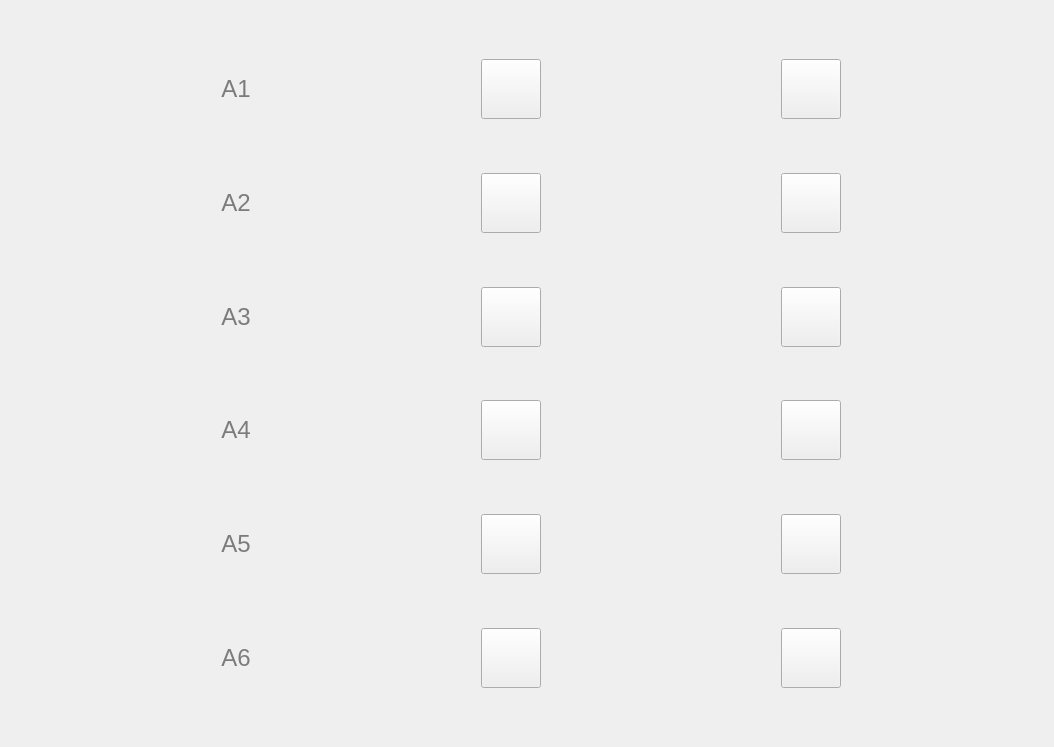
<?xml version="1.0" encoding="UTF-8"?>
<ui version="4.0">
 <class>widget_ui</class>
 <widget class="QWidget" name="widget_ui">
  <property name="geometry">
   <rect>
    <x>0</x>
    <y>0</y>
    <width>1054</width>
    <height>747</height>
   </rect>
  </property>
  <layout class="QGridLayout" name="gridLayout">
   <property name="horizontalSpacing">
    <number>6</number>
   </property>
   <item row="0" column="0">
    <layout class="QGridLayout" name="gridLayout_5">
     <property name="horizontalSpacing">
      <number>20</number>
     </property>
     <property name="verticalSpacing">
      <number>6</number>
     </property>
     <item row="5" column="4">
      <widget class="QPushButton" name="joint_a3_right_button">
       <property name="sizePolicy">
        <sizepolicy hsizetype="Minimum" vsizetype="Fixed">
         <horstretch>0</horstretch>
         <verstretch>0</verstretch>
        </sizepolicy>
       </property>
       <property name="minimumSize">
        <size>
         <width>60</width>
         <height>60</height>
        </size>
       </property>
       <property name="maximumSize">
        <size>
         <width>60</width>
         <height>60</height>
        </size>
       </property>
       <property name="text">
        <string/>
       </property>
      </widget>
     </item>
     <item row="7" column="4">
      <widget class="QPushButton" name="joint_a4_right_button">
       <property name="sizePolicy">
        <sizepolicy hsizetype="Minimum" vsizetype="Fixed">
         <horstretch>0</horstretch>
         <verstretch>0</verstretch>
        </sizepolicy>
       </property>
       <property name="minimumSize">
        <size>
         <width>60</width>
         <height>60</height>
        </size>
       </property>
       <property name="maximumSize">
        <size>
         <width>60</width>
         <height>60</height>
        </size>
       </property>
       <property name="text">
        <string/>
       </property>
      </widget>
     </item>
     <item row="9" column="4">
      <widget class="QPushButton" name="joint_a5_right_button">
       <property name="sizePolicy">
        <sizepolicy hsizetype="Minimum" vsizetype="Fixed">
         <horstretch>0</horstretch>
         <verstretch>0</verstretch>
        </sizepolicy>
       </property>
       <property name="minimumSize">
        <size>
         <width>60</width>
         <height>60</height>
        </size>
       </property>
       <property name="maximumSize">
        <size>
         <width>60</width>
         <height>60</height>
        </size>
       </property>
       <property name="text">
        <string/>
       </property>
      </widget>
     </item>
     <item row="11" column="4">
      <widget class="QPushButton" name="joint_a6_right_button">
       <property name="sizePolicy">
        <sizepolicy hsizetype="Minimum" vsizetype="Fixed">
         <horstretch>0</horstretch>
         <verstretch>0</verstretch>
        </sizepolicy>
       </property>
       <property name="minimumSize">
        <size>
         <width>60</width>
         <height>60</height>
        </size>
       </property>
       <property name="maximumSize">
        <size>
         <width>60</width>
         <height>60</height>
        </size>
       </property>
       <property name="text">
        <string/>
       </property>
      </widget>
     </item>
     <item row="3" column="4">
      <widget class="QPushButton" name="joint_a2_right_button">
       <property name="sizePolicy">
        <sizepolicy hsizetype="Minimum" vsizetype="Fixed">
         <horstretch>0</horstretch>
         <verstretch>0</verstretch>
        </sizepolicy>
       </property>
       <property name="minimumSize">
        <size>
         <width>60</width>
         <height>60</height>
        </size>
       </property>
       <property name="maximumSize">
        <size>
         <width>60</width>
         <height>60</height>
        </size>
       </property>
       <property name="text">
        <string/>
       </property>
      </widget>
     </item>
     <item row="4" column="2">
      <spacer name="verticalSpacer_2">
       <property name="orientation">
        <enum>Qt::Vertical</enum>
       </property>
       <property name="sizeHint" stdset="0">
        <size>
         <width>20</width>
         <height>40</height>
        </size>
       </property>
      </spacer>
     </item>
     <item row="1" column="4">
      <widget class="QPushButton" name="joint_a1_right_button">
       <property name="sizePolicy">
        <sizepolicy hsizetype="Minimum" vsizetype="Fixed">
         <horstretch>0</horstretch>
         <verstretch>0</verstretch>
        </sizepolicy>
       </property>
       <property name="minimumSize">
        <size>
         <width>60</width>
         <height>60</height>
        </size>
       </property>
       <property name="maximumSize">
        <size>
         <width>60</width>
         <height>60</height>
        </size>
       </property>
       <property name="text">
        <string/>
       </property>
      </widget>
     </item>
     <item row="3" column="2">
      <layout class="QHBoxLayout" name="joint_a2_layout"/>
     </item>
     <item row="12" column="2">
      <spacer name="verticalSpacer_8">
       <property name="orientation">
        <enum>Qt::Vertical</enum>
       </property>
       <property name="sizeHint" stdset="0">
        <size>
         <width>20</width>
         <height>40</height>
        </size>
       </property>
      </spacer>
     </item>
     <item row="1" column="2">
      <layout class="QHBoxLayout" name="joint_a1_layout"/>
     </item>
     <item row="5" column="2">
      <layout class="QHBoxLayout" name="joint_a3_layout"/>
     </item>
     <item row="7" column="2">
      <layout class="QHBoxLayout" name="joint_a4_layout"/>
     </item>
     <item row="9" column="2">
      <layout class="QHBoxLayout" name="joint_a5_layout"/>
     </item>
     <item row="11" column="2">
      <layout class="QHBoxLayout" name="joint_a6_layout"/>
     </item>
     <item row="1" column="0">
      <widget class="QLabel" name="label">
       <property name="maximumSize">
        <size>
         <width>50</width>
         <height>16777215</height>
        </size>
       </property>
       <property name="styleSheet">
        <string notr="true">font-size: 18pt; 
font-weight:40; 
color: #7c7c7c;</string>
       </property>
       <property name="text">
        <string>A1</string>
       </property>
       <property name="alignment">
        <set>Qt::AlignCenter</set>
       </property>
      </widget>
     </item>
     <item row="3" column="0">
      <widget class="QLabel" name="label_2">
       <property name="maximumSize">
        <size>
         <width>50</width>
         <height>16777215</height>
        </size>
       </property>
       <property name="styleSheet">
        <string notr="true">font-size: 18pt; 
font-weight:40; 
color: #7c7c7c;</string>
       </property>
       <property name="text">
        <string>A2</string>
       </property>
       <property name="alignment">
        <set>Qt::AlignCenter</set>
       </property>
      </widget>
     </item>
     <item row="5" column="0">
      <widget class="QLabel" name="label_3">
       <property name="maximumSize">
        <size>
         <width>50</width>
         <height>16777215</height>
        </size>
       </property>
       <property name="styleSheet">
        <string notr="true">font-size: 18pt; 
font-weight:40; 
color: #7c7c7c;</string>
       </property>
       <property name="text">
        <string>A3</string>
       </property>
       <property name="alignment">
        <set>Qt::AlignCenter</set>
       </property>
      </widget>
     </item>
     <item row="7" column="0">
      <widget class="QLabel" name="label_4">
       <property name="maximumSize">
        <size>
         <width>50</width>
         <height>16777215</height>
        </size>
       </property>
       <property name="styleSheet">
        <string notr="true">font-size: 18pt; 
font-weight:40; 
color: #7c7c7c;</string>
       </property>
       <property name="text">
        <string>A4</string>
       </property>
       <property name="alignment">
        <set>Qt::AlignCenter</set>
       </property>
      </widget>
     </item>
     <item row="9" column="0">
      <widget class="QLabel" name="label_5">
       <property name="maximumSize">
        <size>
         <width>50</width>
         <height>16777215</height>
        </size>
       </property>
       <property name="styleSheet">
        <string notr="true">font-size: 18pt; 
font-weight:40; 
color: #7c7c7c;</string>
       </property>
       <property name="text">
        <string>A5</string>
       </property>
       <property name="alignment">
        <set>Qt::AlignCenter</set>
       </property>
      </widget>
     </item>
     <item row="11" column="0">
      <widget class="QLabel" name="label_6">
       <property name="maximumSize">
        <size>
         <width>50</width>
         <height>16777215</height>
        </size>
       </property>
       <property name="styleSheet">
        <string notr="true">font-size: 18pt; 
font-weight:40; 
color: #7c7c7c;</string>
       </property>
       <property name="text">
        <string>A6</string>
       </property>
       <property name="alignment">
        <set>Qt::AlignCenter</set>
       </property>
      </widget>
     </item>
     <item row="6" column="2">
      <spacer name="verticalSpacer_3">
       <property name="orientation">
        <enum>Qt::Vertical</enum>
       </property>
       <property name="sizeHint" stdset="0">
        <size>
         <width>20</width>
         <height>40</height>
        </size>
       </property>
      </spacer>
     </item>
     <item row="10" column="2">
      <spacer name="verticalSpacer_5">
       <property name="orientation">
        <enum>Qt::Vertical</enum>
       </property>
       <property name="sizeHint" stdset="0">
        <size>
         <width>20</width>
         <height>40</height>
        </size>
       </property>
      </spacer>
     </item>
     <item row="8" column="2">
      <spacer name="verticalSpacer_4">
       <property name="orientation">
        <enum>Qt::Vertical</enum>
       </property>
       <property name="sizeHint" stdset="0">
        <size>
         <width>20</width>
         <height>40</height>
        </size>
       </property>
      </spacer>
     </item>
     <item row="0" column="2">
      <spacer name="verticalSpacer_7">
       <property name="orientation">
        <enum>Qt::Vertical</enum>
       </property>
       <property name="sizeHint" stdset="0">
        <size>
         <width>20</width>
         <height>40</height>
        </size>
       </property>
      </spacer>
     </item>
     <item row="2" column="2">
      <spacer name="verticalSpacer">
       <property name="orientation">
        <enum>Qt::Vertical</enum>
       </property>
       <property name="sizeHint" stdset="0">
        <size>
         <width>20</width>
         <height>40</height>
        </size>
       </property>
      </spacer>
     </item>
     <item row="11" column="1">
      <widget class="QPushButton" name="joint_a6_left_button">
       <property name="sizePolicy">
        <sizepolicy hsizetype="Minimum" vsizetype="Fixed">
         <horstretch>0</horstretch>
         <verstretch>0</verstretch>
        </sizepolicy>
       </property>
       <property name="minimumSize">
        <size>
         <width>60</width>
         <height>60</height>
        </size>
       </property>
       <property name="maximumSize">
        <size>
         <width>60</width>
         <height>60</height>
        </size>
       </property>
       <property name="text">
        <string/>
       </property>
      </widget>
     </item>
     <item row="9" column="1">
      <widget class="QPushButton" name="joint_a5_left_button">
       <property name="sizePolicy">
        <sizepolicy hsizetype="Minimum" vsizetype="Fixed">
         <horstretch>0</horstretch>
         <verstretch>0</verstretch>
        </sizepolicy>
       </property>
       <property name="minimumSize">
        <size>
         <width>60</width>
         <height>60</height>
        </size>
       </property>
       <property name="maximumSize">
        <size>
         <width>60</width>
         <height>60</height>
        </size>
       </property>
       <property name="text">
        <string/>
       </property>
      </widget>
     </item>
     <item row="7" column="1">
      <widget class="QPushButton" name="joint_a4_left_button">
       <property name="sizePolicy">
        <sizepolicy hsizetype="Minimum" vsizetype="Fixed">
         <horstretch>0</horstretch>
         <verstretch>0</verstretch>
        </sizepolicy>
       </property>
       <property name="minimumSize">
        <size>
         <width>60</width>
         <height>60</height>
        </size>
       </property>
       <property name="maximumSize">
        <size>
         <width>60</width>
         <height>60</height>
        </size>
       </property>
       <property name="text">
        <string/>
       </property>
      </widget>
     </item>
     <item row="5" column="1">
      <widget class="QPushButton" name="joint_a3_left_button">
       <property name="sizePolicy">
        <sizepolicy hsizetype="Minimum" vsizetype="Fixed">
         <horstretch>0</horstretch>
         <verstretch>0</verstretch>
        </sizepolicy>
       </property>
       <property name="minimumSize">
        <size>
         <width>60</width>
         <height>60</height>
        </size>
       </property>
       <property name="maximumSize">
        <size>
         <width>60</width>
         <height>60</height>
        </size>
       </property>
       <property name="text">
        <string/>
       </property>
      </widget>
     </item>
     <item row="3" column="1">
      <widget class="QPushButton" name="joint_a2_left_button">
       <property name="sizePolicy">
        <sizepolicy hsizetype="Minimum" vsizetype="Fixed">
         <horstretch>0</horstretch>
         <verstretch>0</verstretch>
        </sizepolicy>
       </property>
       <property name="minimumSize">
        <size>
         <width>60</width>
         <height>60</height>
        </size>
       </property>
       <property name="maximumSize">
        <size>
         <width>60</width>
         <height>60</height>
        </size>
       </property>
       <property name="text">
        <string/>
       </property>
      </widget>
     </item>
     <item row="1" column="1">
      <widget class="QPushButton" name="joint_a1_left_button">
       <property name="sizePolicy">
        <sizepolicy hsizetype="Minimum" vsizetype="Fixed">
         <horstretch>0</horstretch>
         <verstretch>0</verstretch>
        </sizepolicy>
       </property>
       <property name="minimumSize">
        <size>
         <width>60</width>
         <height>60</height>
        </size>
       </property>
       <property name="maximumSize">
        <size>
         <width>60</width>
         <height>60</height>
        </size>
       </property>
       <property name="text">
        <string/>
       </property>
      </widget>
     </item>
    </layout>
   </item>
  </layout>
 </widget>
 <layoutdefault spacing="10" margin="11"/>
 <resources/>
 <connections/>
</ui>
